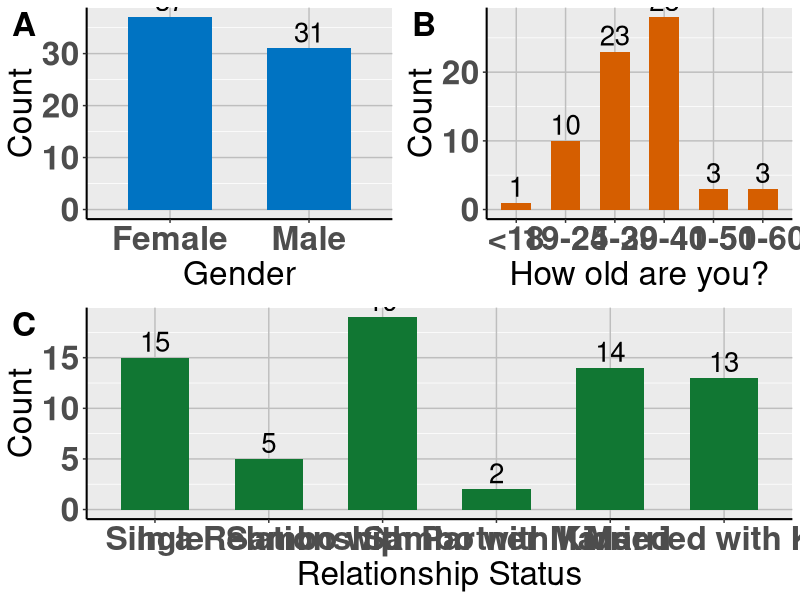
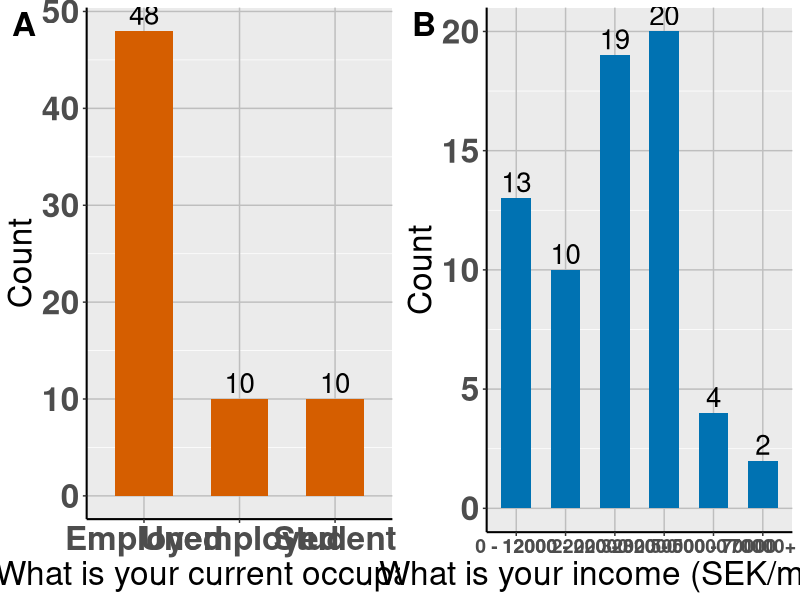
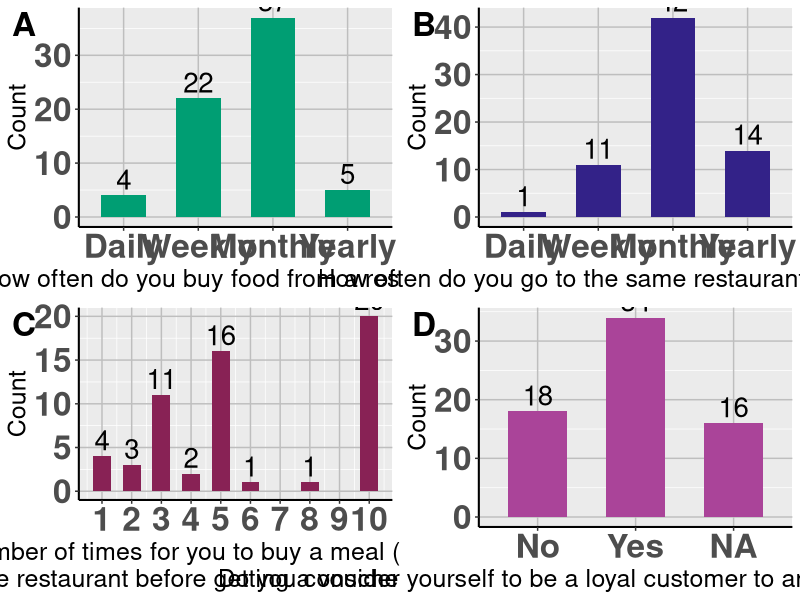
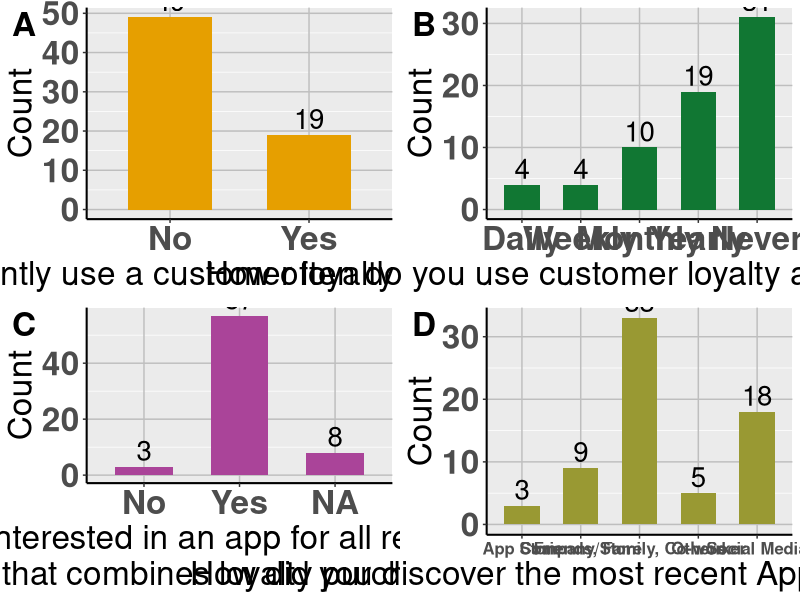
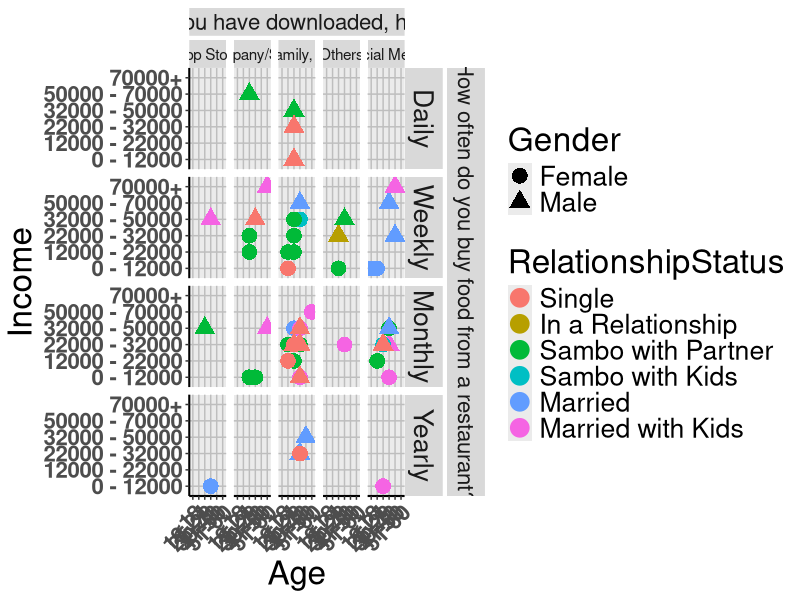
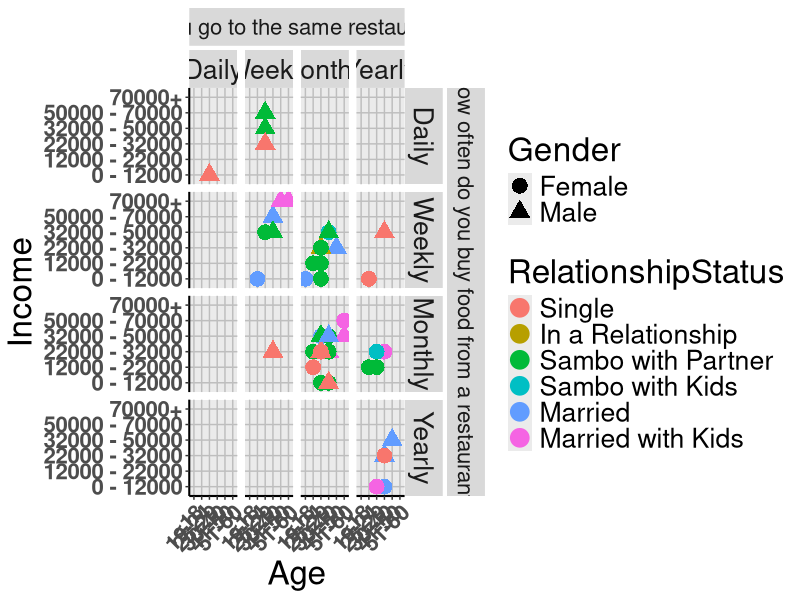
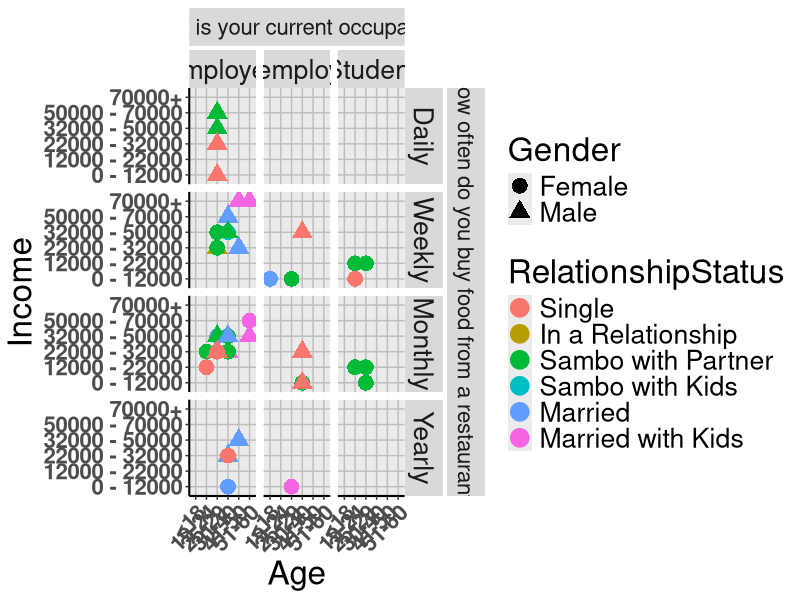
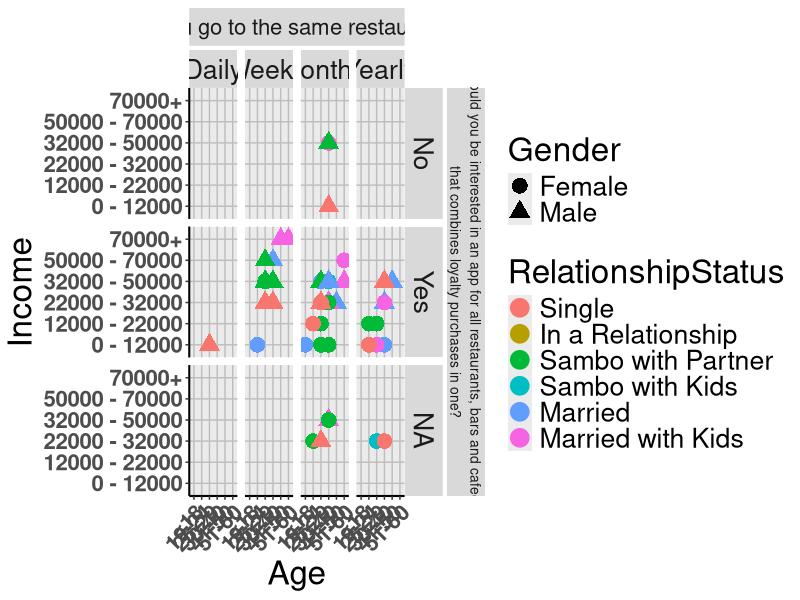

Source code (R) for these figures, in order:
## ---- chunk 1
knitr::opts_chunk$set(echo = TRUE)
## ---- chunk 2

library(tidyverse)
library(RColorBrewer)
library(grid)
library(gtable)
library(ggthemes)
library(cowplot)

SomeCompanyData <- read_csv("data.csv")
str(SomeCompanyData)
class(SomeCompanyData)
summary(SomeCompanyData)

SomeCompanyData[] <- lapply(SomeCompanyData, factor)
data <- SomeCompanyData[c(-1, -2)]
data$RedeemVoucher <- as.numeric(levels(data$RedeemVoucher))[data$RedeemVoucher]

# Changing sequence of the factor label for EatingOutside
data$EatingOutside <- factor(data$EatingOutside, 
                             levels = c("Daily", "Weekly", "Monthly", "Yearly"))

# CAUTION Changing Factor
# data$CombinedLoyltyApp <- factor(data$CombinedLoyltyApp, 
#                              levels = c("No", "Yes", "Not sure"))
data$Gender <- factor(data$Gender, 
                      levels = c("Female", "Male"))
data$Age <- factor(data$Age, 
                   levels = c("<18", "19-24", "25-29", "30-40", "41-50", "51-60"))

data$Occupation <- factor(data$Occupation, 
                         levels = c("Employed", "Unemployed", "Student") )

data$RelationshipStatus <- factor(data$RelationshipStatus, 
                                  levels = c("Single", "In a Relationship", "Sambo with Partner", "Sambo with Kids", "Married", "Married with Kids"))

data$EatingInSameRestaurant <- factor(data$EatingInSameRestaurant, 
                             levels = c("Daily", "Weekly", "Monthly", "Yearly"))

data$UseLoyaltyApps <- factor(data$UseLoyaltyApps, 
                              levels = c("No", "Yes"))

data$FreqUsageOfLoyaltyApps <- factor(data$FreqUsageOfLoyaltyApps, 
                                      levels = c("Daily", "Weekly", "Monthly", "Yearly", "Never"))

data$AreYouLoyalCustomer <- factor(data$AreYouLoyalCustomer, 
                                   levels = c("No", "Yes", "Not Sure"))

# data$AppSuggestion <- factor(data$AppSuggestion, 
#                              levels = c())

data$CombinedLoyltyApp <- factor(data$CombinedLoyltyApp, 
                                 levels = c("No", "Yes", "Not Sure"))


summary(data)
glimpse(data)

####################################################
## ---- chunk 3

################################################################################
# Bar Plots Multipannel 
################################################################################

# Figure 1, Gender, Age, RelationshipStatus


# Gender Count
dataGender <- data %>% 
  group_by(Gender) %>% 
  summarise(count = n())

plotGender <- ggplot(dataGender, aes(x = Gender, y = count)) +
  geom_bar(fill = "#0073C2FF", stat = "identity", width = 0.6) +
  geom_text(aes(label = count), vjust = -0.3, hjust = 0.5, size = 7) +
  ylab("Count") +
  xlab("Gender") +
  # scale_fill_viridis_d(option = "plasma") +
  scale_colour_pander() +
  theme(panel.grid.major = element_line(size = 0.5, color = "grey"),
        plot.title = element_text(hjust = 0.5),
        axis.line = element_line(size = 0.7, color = "black"),
        text = element_text(size = 24), 
        axis.text = element_text(angle=0, vjust=0.5, size=24, face = "bold")) 

plotGenderFlip <- ggplot(dataGender, aes(x = Gender, y = count)) +
  geom_bar(fill = "#0073C2FF", stat = "identity", width = 0.6) +
  geom_text(aes(label = count), vjust = 0.4, hjust = -0.4, size = 7) +
  ylab("Count") +
  xlab("Gender") +
  # scale_fill_viridis_d(option = "plasma") +
  scale_colour_pander() +
  theme(panel.grid.major = element_line(size = 0.5, color = "grey"),
        plot.title = element_text(hjust = 0.5),
        axis.line = element_line(size = 0.7, color = "black"),
        text = element_text(size = 24), 
        axis.text = element_text(angle=0, vjust=0.5, size=24, face = "bold")) +
  coord_flip()

# ggsave(filename = "Figures/GenderCount.jpg", width = 30, height = 20, units = "cm", dpi = 600)

# Age Count
dataAge <- data %>% 
  group_by(Age) %>% 
  summarise(count = n())

plotAge <- ggplot(dataAge, aes(x = Age, y = count)) +
  geom_bar(fill = "#D55E00", stat = "identity", width = 0.6) +
  geom_text(aes(label = count), vjust = -0.3, hjust = 0.5, size = 7) +
  ylab("Count") +
  xlab("How old are you?") +
  # scale_fill_viridis_d(option = "plasma") +
  scale_colour_pander() +
  theme(panel.grid.major = element_line(size = 0.5, color = "grey"),
        plot.title = element_text(hjust = 0.5),
        axis.line = element_line(size = 0.7, color = "black"),
        text = element_text(size = 24), 
        axis.text = element_text(angle=0, vjust=0.5, size=24, face = "bold")) 

plotAgeFlip <- ggplot(dataAge, aes(x = Age, y = count)) +
  geom_bar(fill = "#D55E00", stat = "identity", width = 0.6) +
  geom_text(aes(label = count), vjust = 0.4, hjust = -0.4, size = 7) +
  ylab("Count") +
  xlab("How old are you?") +
  # scale_fill_viridis_d(option = "plasma") +
  scale_colour_pander() +
  theme(panel.grid.major = element_line(size = 0.5, color = "grey"),
        plot.title = element_text(hjust = 0.5),
        axis.line = element_line(size = 0.7, color = "black"),
        text = element_text(size = 24), 
        axis.text = element_text(angle=0, vjust=0.5, size=24, face = "bold")) +
  coord_flip()

# ggsave(filename = "Figures/AgeCount.jpg", width = 30, height = 20, units = "cm", dpi = 600)

# Relationship Count
dataRelationship <- data %>% 
  group_by(RelationshipStatus) %>% 
  summarise(count = n())

plotRelationship <- ggplot(dataRelationship, aes(x = RelationshipStatus, y = count)) +
  geom_bar(fill = "#117733", stat = "identity", width = 0.6) +
  geom_text(aes(label = count), vjust = -0.3, hjust = 0.5, size = 7) +
  ylab("Count") +
  xlab("Relationship Status") +
  #scale_fill_viridis_d(option = "plasma") +
  # scale_colour_pander() +
  theme(panel.grid.major = element_line(size = 0.5, color = "grey"),
        plot.title = element_text(hjust = 0.5),
        axis.line = element_line(size = 0.7, color = "black"),
        text = element_text(size = 24), 
        axis.text = element_text(angle=0, vjust=0.5, size=24, face = "bold"), 
        axis.text.x = element_text(size = 24)) 

plotRelationshipFlip <- ggplot(dataRelationship, aes(x = RelationshipStatus, y = count)) +
  geom_bar(fill = "#117733", stat = "identity", width = 0.6) +
  geom_text(aes(label = count), vjust = 0.4, hjust = -0.4, size = 7) +
  ylab("Count") +
  xlab("Relationship Status") +
  #scale_fill_viridis_d(option = "plasma") +
  # scale_colour_pander() +
  theme(panel.grid.major = element_line(size = 0.5, color = "grey"),
        plot.title = element_text(hjust = 0.5),
        axis.line = element_line(size = 0.7, color = "black"),
        text = element_text(size = 24), 
        axis.text = element_text(angle=0, vjust=0.5, size=24, face = "bold")) +
        # axis.text.x = element_text(size = 9)) + 
  coord_flip()


# ggsave(filename = "Figures/RelationshipCount.jpg", width = 30, height = 20, units = "cm", dpi = 600)
# , angle = 45, hjust = 1
# place multiple plots into a grid, with labels
# plot_grid(p, p, p, p, labels = "AUTO")
toprow <- plot_grid(plotGender, plotAge, labels = c("A", "B"), label_size = 24)
bottomrow <- plot_grid(plotRelationship, labels = c("C"), label_size = 24)

Figure1 <- plot_grid(toprow, bottomrow, nrow = 2)
Figure1

# Figure1Flip <- plot_grid(plotGenderFlip, plotAgeFlip, plotRelationshipFlip, labels = c("A", "B", "C"), nrow = 1)
# 
# Figure1FlipCol1 <- plot_grid(plotGenderFlip, plotAgeFlip, plotRelationshipFlip, labels = c("A", "B", "C"), ncol = 1)

ggsave(filename = "Figures/Figure_1.jpg", width = 50, height = 40, units = "cm", dpi = 400)
### END OF FIG 1 ###########

# save_plot("Figures/Figure_1.jpg", Figure1, base_height = 4, base_width = 5)
# ggsave(filename = "Figures/Figure_1.jpg", width = 30, height = 20, units = "cm", dpi = 600)


# Occupation Count
dataOccupation <- data %>% 
  group_by(Occupation) %>% 
  summarise(count = n())

plotOccupation <- ggplot(dataOccupation, aes(x = Occupation, y = count)) +
  geom_bar(fill = "#D55E00", stat = "identity", width = 0.6) +
  geom_text(aes(label = count), vjust = -0.3, hjust = 0.5, size = 7) +
  ylab("Count") +
  xlab("What is your current occupation?") +
  theme(panel.grid.major = element_line(size = 0.5, color = "grey"),
        plot.title = element_text(hjust = 0.5),
        axis.line = element_line(size = 0.7, color = "black"),
        text = element_text(size = 24), 
        axis.text = element_text(angle=0, vjust=0.5, size=24, face = "bold")) 

# ggsave(filename = "Figures/OccupationCount.jpg", width = 30, height = 20, units = "cm", dpi = 600)

# Income Count

dataIncome <- data %>% 
  group_by(Income) %>% 
  summarise(count = n())

plotIncome <- ggplot(dataIncome, aes(x = Income, y = count)) +
  geom_bar(fill = "#0072B2", stat = "identity", width = 0.6) +
  geom_text(aes(label = count), vjust = -0.3, hjust = 0.5, size = 7) +
  ylab("Count") +
  xlab("What is your income (SEK/month)?") +
  theme(panel.grid.major = element_line(size = 0.5, color = "grey"),
        plot.title = element_text(hjust = 0.5),
        axis.line = element_line(size = 0.7, color = "black"),
        text = element_text(size = 24), 
        axis.text = element_text(angle=0, vjust=0.5, size=24, face = "bold"), 
        axis.text.x = element_text(size = 14)) 

# ggsave(filename = "Figures/IncomeCount.jpg", width = 30, height = 20, units = "cm", dpi = 600)

# toprow <- plot_grid(plotGender, plotAge, labels = c("A", "B"), label_size = 24)
# bottomrow <- plot_grid(plotRelationship, labels = c("C"), label_size = 24)

Figure2 <- plot_grid(plotOccupation, plotIncome, labels = c("A", "B"), label_size = 24)

Figure2

# Figure1Flip <- plot_grid(plotGenderFlip, plotAgeFlip, plotRelationshipFlip, labels = c("A", "B", "C"), nrow = 1)
# 
# Figure1FlipCol1 <- plot_grid(plotGenderFlip, plotAgeFlip, plotRelationshipFlip, labels = c("A", "B", "C"), ncol = 1)

ggsave(filename = "Figures/Figure_2.jpg", width = 50, height = 20, units = "cm", dpi = 400)


# EatingOutside Count

dataEatingOutside <- data %>% 
  group_by(EatingOutside) %>% 
  summarise(count = n())

plotEatingOutside <- ggplot(dataEatingOutside, aes(x = EatingOutside, y = count)) +
  geom_bar(fill = "#009E73", stat = "identity", width = 0.6) +
  geom_text(aes(label = count), vjust = -0.3, hjust = 0.5, size = 7) +
  ylab("Count") +
  xlab("How often do you buy food from a restaurant?") +
  theme(panel.grid.major = element_line(size = 0.5, color = "grey"),
        plot.title = element_text(hjust = 0.5),
        axis.line = element_line(size = 0.7, color = "black"),
        text = element_text(size = 18), 
        axis.text = element_text(angle=0, vjust=0.5, size=24, face = "bold")) 

# ggsave(filename = "Figures/EatingOutsideCount.jpg", width = 30, height = 20, units = "cm", dpi = 600)

# EatingInSameRestaurant Count

dataEatingInSameRestaurant <- data %>% 
  group_by(EatingInSameRestaurant) %>% 
  summarise(count = n())

plotEatingInSameRestaurant <- ggplot(dataEatingInSameRestaurant, aes(x = EatingInSameRestaurant, y = count)) +
  geom_bar(fill = "#332288", stat = "identity", width = 0.6) +
  geom_text(aes(label = count), vjust = -0.3, hjust = 0.5, size = 7) +
  ylab("Count") +
  xlab("How often do you go to the same restaurant, café or bar?") +
  theme(panel.grid.major = element_line(size = 0.5, color = "grey"),
        plot.title = element_text(hjust = 0.5),
        axis.line = element_line(size = 0.7, color = "black"),
        text = element_text(size = 18), 
        axis.text = element_text(angle=0, vjust=0.5, size=24, face = "bold")) 

# ggsave(filename = "Figures/EatingInSameRestaurantCount.jpg", width = 30, height = 20, units = "cm", dpi = 600)

# RedeemVoucher Count, CAUTION many things changed 

dataRedeemVoucher <- data %>% 
  group_by(RedeemVoucher) %>% 
  summarise(count = n())

plotRedeemVoucher <- ggplot(dataRedeemVoucher, aes(x = RedeemVoucher, y = count)) +
  geom_bar(fill = "#882255", stat = "identity", width = 0.6) +
  geom_text(aes(label = count), vjust = -0.3, hjust = 0.5, size = 7) +
  ylab("Count") +
  xlab(paste("Reasonable number of times for you to buy a meal (worth around 100sek)",  "\nat the same restaurant before getting a voucher (value 100sek)?")) +
  scale_x_continuous(breaks=seq(1, 10, 1)) +
  theme(panel.grid.major = element_line(size = 0.5, color = "grey"),
        plot.title = element_text(hjust = 0.5),
        axis.line = element_line(size = 0.7, color = "black"),
        text = element_text(size = 18), 
        axis.text = element_text(angle=0, vjust=0.5, size=24, face = "bold")) 

# ggsave(filename = "Figures/RedeemVoucherCount.jpg", width = 30, height = 20, units = "cm", dpi = 600)

# AreYouLoyalCustomer Count

dataAreYouLoyalCustomer <- data %>% 
  group_by(AreYouLoyalCustomer) %>% 
  summarise(count = n())

plotAreYouLoyalCustomer <- ggplot(dataAreYouLoyalCustomer, 
                                  aes(x = AreYouLoyalCustomer, y = count)) +
  geom_bar(fill = "#AA4499", stat = "identity", width = 0.6) +
  geom_text(aes(label = count), vjust = -0.3, hjust = 0.5, size = 7) +
  ylab("Count") +
  xlab("Do you consider yourself to be a loyal customer to any restaurant/café/bar?") +
  theme(panel.grid.major = element_line(size = 0.5, color = "grey"),
        plot.title = element_text(hjust = 0.5),
        axis.line = element_line(size = 0.7, color = "black"),
        text = element_text(size = 18), 
        axis.text = element_text(angle=0, vjust=0.5, size=24, face = "bold")) 

# ggsave(filename = "Figures/AreYouLoyalCustomerCount.jpg", width = 30, height = 20, units = "cm", dpi = 600)

Figure3 <- plot_grid(plotEatingOutside, plotEatingInSameRestaurant, plotRedeemVoucher, plotAreYouLoyalCustomer, labels = c("A", "B", "C", "D"), nrow = 2, ncol = 2, label_size = 24)

Figure3

ggsave(filename = "Figures/Figure_3.jpg", width = 50, height = 40, units = "cm", dpi = 400)


# UseLoyaltyApps Count

dataUseLoyaltyApps <- data %>% 
  group_by(UseLoyaltyApps) %>% 
  summarise(count = n())

plotUseLoyaltyApps <- ggplot(dataUseLoyaltyApps, aes(x = UseLoyaltyApps, y = count)) +
  geom_bar(fill = "#E69F00", stat = "identity", width = 0.6) +
  geom_text(aes(label = count), vjust = -0.3, hjust = 0.5, size = 7) +
  ylab("Count") +
  xlab("Do you currently use a customer loyalty app/stamp cards?") +
  theme(panel.grid.major = element_line(size = 0.5, color = "grey"),
        plot.title = element_text(hjust = 0.5),
        axis.line = element_line(size = 0.7, color = "black"),
        text = element_text(size = 24), 
        axis.text = element_text(angle=0, vjust=0.5, size=24, face = "bold")) 

# ggsave(filename = "Figures/UseLoyaltyAppsCount.jpg", width = 30, height = 20, units = "cm", dpi = 600)

# FreqUsageOfLoyaltyApps Count

dataFreqUsageOfLoyaltyApps <- data %>% 
  group_by(FreqUsageOfLoyaltyApps) %>% 
  summarise(count = n())

plotFreqUsageOfLoyaltyApps <- ggplot(dataFreqUsageOfLoyaltyApps, aes(x = FreqUsageOfLoyaltyApps, y = count)) +
  geom_bar(fill = "#117733", stat = "identity", width = 0.6) +
  geom_text(aes(label = count), vjust = -0.3, hjust = 0.5, size = 7) +
  ylab("Count") +
  xlab("How often do you use customer loyalty apps/stamp cards?") +
  theme(panel.grid.major = element_line(size = 0.5, color = "grey"),
        plot.title = element_text(hjust = 0.5),
        axis.line = element_line(size = 0.7, color = "black"),
        text = element_text(size = 24), 
        axis.text = element_text(angle=0, vjust=0.5, size=24, face = "bold")) 

# ggsave(filename = "Figures/FreqUsageOfLoyaltyAppsCount.jpg", width = 30, height = 20, units = "cm", dpi = 600)

# CombinedLoyltyApp Count 
dataCombinedLoyltyApp <- data %>% 
  group_by(CombinedLoyltyApp) %>% 
  summarise(count = n())

plotCombinedLoyltyApp <- ggplot(dataCombinedLoyltyApp, aes(x = CombinedLoyltyApp, y = count)) +
  geom_bar(fill = "#AA4499", stat = "identity", width = 0.6) +
  geom_text(aes(label = count), vjust = -0.3, hjust = 0.5, size = 7) +
  ylab("Count") +
  xlab(paste("Would you be interested in an app for all restaurants, bars and", "\n cafeés that combines loyalty purchases in one?")) +
  theme(panel.grid.major = element_line(size = 0.5, color = "grey"),
        plot.title = element_text(hjust = 0.5),
        axis.line = element_line(size = 0.7, color = "black"),
        text = element_text(size = 24), 
        axis.text = element_text(angle=0, vjust=0.5, size=24, face = "bold")) 

# ggsave(filename = "Figures/CombinedLoyltyAppCount.jpg", width = 30, height = 20, units = "cm", dpi = 600)

# AppSuggestion Count

dataAppSuggestion <- data %>% 
  group_by(AppSuggestion) %>% 
  summarise(count = n())

plotAppSuggestion <- ggplot(dataAppSuggestion, aes(x = AppSuggestion, y = count)) +
  geom_bar(fill = "#999933", stat = "identity", width = 0.6) +
  geom_text(aes(label = count), vjust = -0.3, hjust = 0.5, size = 7) +
  ylab("Count") +
  xlab("How did you discover the most recent App you downloaded?") +
  theme(panel.grid.major = element_line(size = 0.5, color = "grey"),
        plot.title = element_text(hjust = 0.5),
        axis.line = element_line(size = 0.7, color = "black"),
        text = element_text(size = 24), 
        axis.text = element_text(angle=0, vjust=0.5, size=24, face = "bold"),
        axis.text.x = element_text(size = 12)) 

# ggsave(filename = "Figures/AppSuggestionCount.jpg", width = 30, height = 20, units = "cm", dpi = 600)

Figure4 <- plot_grid(plotUseLoyaltyApps, plotFreqUsageOfLoyaltyApps, plotCombinedLoyltyApp, plotAppSuggestion, labels = c("A", "B", "C", "D"), nrow = 2, ncol = 2, label_size = 24)

Figure4

ggsave(filename = "Figures/Figure_4.jpg", width = 50, height = 40, units = "cm", dpi = 400)


################################################################################
# End of Bar Plots Multipannel
################################################################################

## ---- chunk 4

####################################################
# Final Plots Selected with facet labels 
####################################################

# EatingOutside vs ...
p <- ggplot(data, aes(x=Age, y=Income, color=RelationshipStatus, shape=Gender)) +
  geom_point(size = 4, alpha = 1, stroke = 2) +
  facet_grid(EatingOutside ~ AppSuggestion) +
  theme(panel.grid.major = element_line(size = 0.5, color = "grey"),
        plot.title = element_text(hjust = 0.5),
        axis.line = element_line(size = 0.7, color = "black"),
        text = element_text(size = 24), 
        axis.text = element_text(angle=0, vjust=0.5, size=16, face = "bold"), 
        axis.text.x = element_text(angle = 45, hjust = 1), 
        strip.text.x = element_text(size = 11)) 

# strip.text.x = element_text(size = 8, colour = "red", angle = 90)
# Labels 
labelR = "How often do you buy food from a restaurant?"
labelT = "The most recent app you have downloaded, how did you discover it?"

# Get the ggplot grob
z <- ggplotGrob(p)

# Get the positions of the strips in the gtable: t = top, l = left, ...
posR <- subset(z$layout, grepl("strip-r", name), select = t:r)
posT <- subset(z$layout, grepl("strip-t", name), select = t:r)

# Add a new column to the right of current right strips, 
# and a new row on top of current top strips
width <- z$widths[max(posR$r)]    # width of current right strips
height <- z$heights[min(posT$t)]  # height of current top strips

z <- gtable_add_cols(z, width, max(posR$r))  
z <- gtable_add_rows(z, height, min(posT$t)-1)

# Construct the new strip grobs
stripR <- gTree(name = "Strip_right", children = gList(
   rectGrob(gp = gpar(col = NA, fill = "grey85")),
   textGrob(labelR, rot = -90, gp = gpar(fontsize = 16, col = "grey10"))))

stripT <- gTree(name = "Strip_top", children = gList(
   rectGrob(gp = gpar(col = NA, fill = "grey85")),
   textGrob(labelT, gp = gpar(fontsize = 16, col = "grey10"))))

# Position the grobs in the gtable
z <- gtable_add_grob(z, stripR, t = min(posR$t)+1, 
                     l = max(posR$r) + 1, b = max(posR$b)+1, name = "strip-right")
z <- gtable_add_grob(z, stripT, t = min(posT$t), 
                     l = min(posT$l), r = max(posT$r), name = "strip-top")


# Add small gaps between strips
z <- gtable_add_cols(z, unit(1/5, "line"), max(posR$r))
z <- gtable_add_rows(z, unit(1/5, "line"), min(posT$t))


# Draw it
grid.newpage()
grid.draw(z)

ggsave(filename = "Figures/EatingOutside_AppSuggestion_GridLabel.jpg", width = 40, height = 20, units = "cm", dpi = 600, plot = z)

#### 

p <- ggplot(data, aes(x=Age, y=Income, color=RelationshipStatus, shape=Gender)) +
  geom_point(size = 4, alpha = 1, stroke = 2) +
  theme(panel.grid.major = element_line(size = 0.5, color = "grey"),
        plot.title = element_text(hjust = 0.5),
        axis.line = element_line(size = 0.7, color = "black"),
        text = element_text(size = 24), 
        axis.text = element_text(angle=0, vjust=0.5, size=16, face = "bold"), 
        axis.text.x = element_text(angle = 45, hjust = 1)) +
  facet_grid(EatingOutside ~ EatingInSameRestaurant)

# strip.text.x = element_text(size = 8, colour = "red", angle = 90)
# Labels 
labelR = "How often do you buy food from a restaurant?"
labelT = "How often do you go to the same restaurant, café or bar?"

# Get the ggplot grob
z <- ggplotGrob(p)

# Get the positions of the strips in the gtable: t = top, l = left, ...
posR <- subset(z$layout, grepl("strip-r", name), select = t:r)
posT <- subset(z$layout, grepl("strip-t", name), select = t:r)

# Add a new column to the right of current right strips, 
# and a new row on top of current top strips
width <- z$widths[max(posR$r)]    # width of current right strips
height <- z$heights[min(posT$t)]  # height of current top strips

z <- gtable_add_cols(z, width, max(posR$r))  
z <- gtable_add_rows(z, height, min(posT$t)-1)

# Construct the new strip grobs
stripR <- gTree(name = "Strip_right", children = gList(
   rectGrob(gp = gpar(col = NA, fill = "grey85")),
   textGrob(labelR, rot = -90, gp = gpar(fontsize = 16, col = "grey10"))))

stripT <- gTree(name = "Strip_top", children = gList(
   rectGrob(gp = gpar(col = NA, fill = "grey85")),
   textGrob(labelT, gp = gpar(fontsize = 16, col = "grey10"))))

# Position the grobs in the gtable
z <- gtable_add_grob(z, stripR, t = min(posR$t)+1, 
                     l = max(posR$r) + 1, b = max(posR$b)+1, name = "strip-right")
z <- gtable_add_grob(z, stripT, t = min(posT$t), 
                     l = min(posT$l), r = max(posT$r), name = "strip-top")


# Add small gaps between strips
z <- gtable_add_cols(z, unit(1/5, "line"), max(posR$r))
z <- gtable_add_rows(z, unit(1/5, "line"), min(posT$t))


# Draw it
grid.newpage()
grid.draw(z)


ggsave(filename = "Figures/EatingOutside_EatingInSameRestaurant_GridLabel.jpg", width = 40, height = 20, units = "cm", dpi = 600, plot = z)

#### 
p <- ggplot(data, aes(x=Age, y=Income, color=RelationshipStatus, shape=Gender)) +
  geom_point(size = 4, alpha = 1, stroke = 2) +
  theme(panel.grid.major = element_line(size = 0.5, color = "grey"),
        plot.title = element_text(hjust = 0.5),
        axis.line = element_line(size = 0.7, color = "black"),
        text = element_text(size = 24), 
        axis.text = element_text(angle=0, vjust=0.5, size=16, face = "bold"), 
        axis.text.x = element_text(angle = 45, hjust = 1)) +
  facet_grid(EatingOutside ~ Occupation)

# Labels 
labelR = "How often do you buy food from a restaurant?"
labelT = "What is your current occupation?"

# Get the ggplot grob
z <- ggplotGrob(p)

# Get the positions of the strips in the gtable: t = top, l = left, ...
posR <- subset(z$layout, grepl("strip-r", name), select = t:r)
posT <- subset(z$layout, grepl("strip-t", name), select = t:r)

# Add a new column to the right of current right strips, 
# and a new row on top of current top strips
width <- z$widths[max(posR$r)]    # width of current right strips
height <- z$heights[min(posT$t)]  # height of current top strips

z <- gtable_add_cols(z, width, max(posR$r))  
z <- gtable_add_rows(z, height, min(posT$t)-1)

# Construct the new strip grobs
stripR <- gTree(name = "Strip_right", children = gList(
   rectGrob(gp = gpar(col = NA, fill = "grey85")),
   textGrob(labelR, rot = -90, gp = gpar(fontsize = 16, col = "grey10"))))

stripT <- gTree(name = "Strip_top", children = gList(
   rectGrob(gp = gpar(col = NA, fill = "grey85")),
   textGrob(labelT, gp = gpar(fontsize = 16, col = "grey10"))))

# Position the grobs in the gtable
z <- gtable_add_grob(z, stripR, t = min(posR$t)+1, 
                     l = max(posR$r) + 1, b = max(posR$b)+1, name = "strip-right")
z <- gtable_add_grob(z, stripT, t = min(posT$t), 
                     l = min(posT$l), r = max(posT$r), name = "strip-top")


# Add small gaps between strips
z <- gtable_add_cols(z, unit(1/5, "line"), max(posR$r))
z <- gtable_add_rows(z, unit(1/5, "line"), min(posT$t))


# Draw it
grid.newpage()
grid.draw(z)


ggsave(filename = "Figures/EatingOutside_Occupation_GridLabel.jpg", width = 40, height = 20, units = "cm", dpi = 600, plot = z)

####
### CombinedLoyltyApp vs ...

p <- ggplot(data, aes(x=Age, y=Income, color=RelationshipStatus, shape=Gender)) +
  geom_point(size = 4, alpha = 1, stroke = 2) +
  theme(panel.grid.major = element_line(size = 0.5, color = "grey"),
        plot.title = element_text(hjust = 0.5),
        axis.line = element_line(size = 0.7, color = "black"),
        text = element_text(size = 24), 
        axis.text = element_text(angle=0, vjust=0.5, size=16, face = "bold"), 
        axis.text.x = element_text(angle = 45, hjust = 1)) +
  facet_grid(CombinedLoyltyApp ~ EatingInSameRestaurant)

# Labels 
labelR = paste("Would you be interested in an app for all restaurants, bars and cafeés", "\nthat combines loyalty purchases in one?")
labelT = "How often do you go to the same restaurant, café or bar?"

# Get the ggplot grob
z <- ggplotGrob(p)

# Get the positions of the strips in the gtable: t = top, l = left, ...
posR <- subset(z$layout, grepl("strip-r", name), select = t:r)
posT <- subset(z$layout, grepl("strip-t", name), select = t:r)

# Add a new column to the right of current right strips, 
# and a new row on top of current top strips
width <- z$widths[max(posR$r)]    # width of current right strips
height <- z$heights[min(posT$t)]  # height of current top strips

z <- gtable_add_cols(z, width, max(posR$r))  
z <- gtable_add_rows(z, height, min(posT$t)-1)

# Construct the new strip grobs
stripR <- gTree(name = "Strip_right", children = gList(
   rectGrob(gp = gpar(col = NA, fill = "grey85")),
   textGrob(labelR, rot = -90, gp = gpar(fontsize = 10, col = "grey10"))))

stripT <- gTree(name = "Strip_top", children = gList(
   rectGrob(gp = gpar(col = NA, fill = "grey85")),
   textGrob(labelT, gp = gpar(fontsize = 16, col = "grey10"))))

# Position the grobs in the gtable
z <- gtable_add_grob(z, stripR, t = min(posR$t)+1, 
                     l = max(posR$r) + 1, b = max(posR$b)+1, name = "strip-right")
z <- gtable_add_grob(z, stripT, t = min(posT$t), 
                     l = min(posT$l), r = max(posT$r), name = "strip-top")

# Add small gaps between strips
z <- gtable_add_cols(z, unit(1/5, "line"), max(posR$r))
z <- gtable_add_rows(z, unit(1/5, "line"), min(posT$t))

# Draw it
grid.newpage()
grid.draw(z)

ggsave(filename = "Figures/CombinedLoyltyApp_EatingInSameRestaurant_GridLabel.jpg", width = 40, height = 20, units = "cm", dpi = 600, plot = z)

####
p <- ggplot(data, aes(x=Age, y=Income, color=RelationshipStatus, shape=Gender)) +
  geom_point(size = 4, alpha = 1, stroke = 2) +
  theme(panel.grid.major = element_line(size = 0.5, color = "grey"),
        plot.title = element_text(hjust = 0.5),
        axis.line = element_line(size = 0.7, color = "black"),
        text = element_text(size = 24), 
        axis.text = element_text(angle=0, vjust=0.5, size=16, face = "bold"), 
        axis.text.x = element_text(angle = 45, hjust = 1)) +
  facet_grid(CombinedLoyltyApp ~ EatingOutside)

# Labels 
labelR = paste("Would you be interested in an app for all restaurants, bars and cafeés", "\nthat combines loyalty purchases in one?")
labelT = "How often do you buy food from a restaurant?"

# Get the ggplot grob
z <- ggplotGrob(p)

# Get the positions of the strips in the gtable: t = top, l = left, ...
posR <- subset(z$layout, grepl("strip-r", name), select = t:r)
posT <- subset(z$layout, grepl("strip-t", name), select = t:r)

# Add a new column to the right of current right strips, 
# and a new row on top of current top strips
width <- z$widths[max(posR$r)]    # width of current right strips
height <- z$heights[min(posT$t)]  # height of current top strips

z <- gtable_add_cols(z, width, max(posR$r))  
z <- gtable_add_rows(z, height, min(posT$t)-1)

# Construct the new strip grobs
stripR <- gTree(name = "Strip_right", children = gList(
   rectGrob(gp = gpar(col = NA, fill = "grey85")),
   textGrob(labelR, rot = -90, gp = gpar(fontsize = 10, col = "grey10"))))

stripT <- gTree(name = "Strip_top", children = gList(
   rectGrob(gp = gpar(col = NA, fill = "grey85")),
   textGrob(labelT, gp = gpar(fontsize = 16, col = "grey10"))))

# Position the grobs in the gtable
z <- gtable_add_grob(z, stripR, t = min(posR$t)+1, 
                     l = max(posR$r) + 1, b = max(posR$b)+1, name = "strip-right")
z <- gtable_add_grob(z, stripT, t = min(posT$t), 
                     l = min(posT$l), r = max(posT$r), name = "strip-top")

# Add small gaps between strips
z <- gtable_add_cols(z, unit(1/5, "line"), max(posR$r))
z <- gtable_add_rows(z, unit(1/5, "line"), min(posT$t))

# Draw it
grid.newpage()
grid.draw(z)

ggsave(filename = "Figures/CombinedLoyltyApp_EatingOutside_GridLabel.jpg", width = 40, height = 20, units = "cm", dpi = 600, plot = z)

####
p <- ggplot(data, aes(x=Age, y=Income, color=RelationshipStatus, shape=Gender)) +
  geom_point(size = 4, alpha = 1, stroke = 2) +
  theme(panel.grid.major = element_line(size = 0.5, color = "grey"),
        plot.title = element_text(hjust = 0.5),
        axis.line = element_line(size = 0.7, color = "black"),
        text = element_text(size = 24), 
        axis.text = element_text(angle=0, vjust=0.5, size=16, face = "bold"), 
        axis.text.x = element_text(angle = 45, hjust = 1)) +
  facet_grid(CombinedLoyltyApp ~ UseLoyaltyApps)

# Labels 
labelR = paste("Would you be interested in an app for all restaurants, bars and cafeés", "\nthat combines loyalty purchases in one?")
labelT = "Do you currently use a customer loyalty app/stamp cards? (McDonald's Rewards Program, Pressbyran Stämpelkort, Wolt Credit, etc.)"

# Get the ggplot grob
z <- ggplotGrob(p)

# Get the positions of the strips in the gtable: t = top, l = left, ...
posR <- subset(z$layout, grepl("strip-r", name), select = t:r)
posT <- subset(z$layout, grepl("strip-t", name), select = t:r)

# Add a new column to the right of current right strips, 
# and a new row on top of current top strips
width <- z$widths[max(posR$r)]    # width of current right strips
height <- z$heights[min(posT$t)]  # height of current top strips

z <- gtable_add_cols(z, width, max(posR$r))  
z <- gtable_add_rows(z, height, min(posT$t)-1)

# Construct the new strip grobs
stripR <- gTree(name = "Strip_right", children = gList(
   rectGrob(gp = gpar(col = NA, fill = "grey85")),
   textGrob(labelR, rot = -90, gp = gpar(fontsize = 10, col = "grey10"))))

stripT <- gTree(name = "Strip_top", children = gList(
   rectGrob(gp = gpar(col = NA, fill = "grey85")),
   textGrob(labelT, gp = gpar(fontsize = 11, col = "grey10"))))

# Position the grobs in the gtable
z <- gtable_add_grob(z, stripR, t = min(posR$t)+1, 
                     l = max(posR$r) + 1, b = max(posR$b)+1, name = "strip-right")
z <- gtable_add_grob(z, stripT, t = min(posT$t), 
                     l = min(posT$l), r = max(posT$r), name = "strip-top")

# Add small gaps between strips
z <- gtable_add_cols(z, unit(1/5, "line"), max(posR$r))
z <- gtable_add_rows(z, unit(1/5, "line"), min(posT$t))

# Draw it
grid.newpage()
grid.draw(z)


ggsave(filename = "Figures/CombinedLoyltyApp_UseLoyaltyApps_GridLabel.jpg", width = 40, height = 20, units = "cm", dpi = 600, plot = z)

####
## ---- chunk 5

# Gender
# Age
# Occupation
# RelationshipStatus
# Income
# EatingOutside
# EatingInSameRestaurant
# UseLoyaltyApps
# FreqUsageOfLoyaltyApps
# AreYouLoyalCustomer
# AppSuggestion
# RedeemVoucher
# CombinedLoyltyApp

# 
# a <- chisq.test(data$Gender, data$Gender)
# b <- chisq.test(data$Gender, data$Age)
# c <- chisq.test(data$Gender, data$Occupation)
# d <- chisq.test(data$Gender, data$RelationshipStatus)
# e <- chisq.test(data$Gender, data$Income)
# f <- chisq.test(data$Gender, data$EatingOutside)
# g <- chisq.test(data$Gender, data$EatingInSameRestaurant)
# h <- chisq.test(data$Gender, data$UseLoyaltyApps)
# i <- chisq.test(data$Gender, data$FreqUsageOfLoyaltyApps)
# j <- chisq.test(data$Gender, data$AreYouLoyalCustomer)
# k <- chisq.test(data$Gender, data$AppSuggestion)
# l <- chisq.test(data$Gender, data$RedeemVoucher)
# m <- chisq.test(data$Gender, data$CombinedLoyltyApp)
# 
# gender <- rbind(a, b, c, d, e, f, g, h, i , j, k, l, m)
# 
# 
# a <- chisq.test(data$Age, data$Gender)
# b <- chisq.test(data$Age, data$Age)
# c <- chisq.test(data$Age, data$Occupation)
# d <- chisq.test(data$Age, data$RelationshipStatus)
# e <- chisq.test(data$Age, data$Income)
# f <- chisq.test(data$Age, data$EatingOutside)
# g <- chisq.test(data$Age, data$EatingInSameRestaurant)
# h <- chisq.test(data$Age, data$UseLoyaltyApps)
# i <- chisq.test(data$Age, data$FreqUsageOfLoyaltyApps)
# j <- chisq.test(data$Age, data$AreYouLoyalCustomer)
# k <- chisq.test(data$Age, data$AppSuggestion)
# l <- chisq.test(data$Age, data$RedeemVoucher)
# m <- chisq.test(data$Age, data$CombinedLoyltyApp)
# 
# age <- rbind(a, b, c, d, e, f, g, h, i , j, k, l, m)
# 
# a <- chisq.test(data$Occupation, data$Gender)
# b <- chisq.test(data$Occupation, data$Age)
# c <- chisq.test(data$Occupation, data$Occupation)
# d <- chisq.test(data$Occupation, data$RelationshipStatus)
# e <- chisq.test(data$Occupation, data$Income)
# f <- chisq.test(data$Occupation, data$EatingOutside)
# g <- chisq.test(data$Occupation, data$EatingInSameRestaurant)
# h <- chisq.test(data$Occupation, data$UseLoyaltyApps)
# i <- chisq.test(data$Occupation, data$FreqUsageOfLoyaltyApps)
# j <- chisq.test(data$Occupation, data$AreYouLoyalCustomer)
# k <- chisq.test(data$Occupation, data$AppSuggestion)
# l <- chisq.test(data$Occupation, data$RedeemVoucher)
# m <- chisq.test(data$Occupation, data$CombinedLoyltyApp)
# 
# occupation <- rbind(a, b, c, d, e, f, g, h, i , j, k, l, m)
# 
# a <- chisq.test(data$RelationshipStatus, data$Gender)
# b <- chisq.test(data$RelationshipStatus, data$Age)
# c <- chisq.test(data$RelationshipStatus, data$Occupation)
# d <- chisq.test(data$RelationshipStatus, data$RelationshipStatus)
# e <- chisq.test(data$RelationshipStatus, data$Income)
# f <- chisq.test(data$RelationshipStatus, data$EatingOutside)
# g <- chisq.test(data$RelationshipStatus, data$EatingInSameRestaurant)
# h <- chisq.test(data$RelationshipStatus, data$UseLoyaltyApps)
# i <- chisq.test(data$RelationshipStatus, data$FreqUsageOfLoyaltyApps)
# j <- chisq.test(data$RelationshipStatus, data$AreYouLoyalCustomer)
# k <- chisq.test(data$RelationshipStatus, data$AppSuggestion)
# l <- chisq.test(data$RelationshipStatus, data$RedeemVoucher)
# m <- chisq.test(data$RelationshipStatus, data$CombinedLoyltyApp)
# 
# relationshipStatus <- rbind(a, b, c, d, e, f, g, h, i , j, k, l, m)
# 
# 
# a <- chisq.test(data$Income, data$Gender)
# b <- chisq.test(data$Income, data$Age)
# c <- chisq.test(data$Income, data$Occupation)
# d <- chisq.test(data$Income, data$RelationshipStatus)
# e <- chisq.test(data$Income, data$Income)
# f <- chisq.test(data$Income, data$EatingOutside)
# g <- chisq.test(data$Income, data$EatingInSameRestaurant)
# h <- chisq.test(data$Income, data$UseLoyaltyApps)
# i <- chisq.test(data$Income, data$FreqUsageOfLoyaltyApps)
# j <- chisq.test(data$Income, data$AreYouLoyalCustomer)
# k <- chisq.test(data$Income, data$AppSuggestion)
# l <- chisq.test(data$Income, data$RedeemVoucher)
# m <- chisq.test(data$Income, data$CombinedLoyltyApp)
# 
# income <- rbind(a, b, c, d, e, f, g, h, i , j, k, l, m)
# 
# 
# a <- chisq.test(data$EatingOutside, data$Gender)
# b <- chisq.test(data$EatingOutside, data$Age)
# c <- chisq.test(data$EatingOutside, data$Occupation)
# d <- chisq.test(data$EatingOutside, data$RelationshipStatus)
# e <- chisq.test(data$EatingOutside, data$Income)
# f <- chisq.test(data$EatingOutside, data$EatingOutside)
# g <- chisq.test(data$EatingOutside, data$EatingInSameRestaurant)
# h <- chisq.test(data$EatingOutside, data$UseLoyaltyApps)
# i <- chisq.test(data$EatingOutside, data$FreqUsageOfLoyaltyApps)
# j <- chisq.test(data$EatingOutside, data$AreYouLoyalCustomer)
# k <- chisq.test(data$EatingOutside, data$AppSuggestion)
# l <- chisq.test(data$EatingOutside, data$RedeemVoucher)
# m <- chisq.test(data$EatingOutside, data$CombinedLoyltyApp)
# 
# eatingOutside <- rbind(a, b, c, d, e, f, g, h, i , j, k, l, m)
# 
# 
# a <- chisq.test(data$EatingInSameRestaurant, data$Gender)
# b <- chisq.test(data$EatingInSameRestaurant, data$Age)
# c <- chisq.test(data$EatingInSameRestaurant, data$Occupation)
# d <- chisq.test(data$EatingInSameRestaurant, data$RelationshipStatus)
# e <- chisq.test(data$EatingInSameRestaurant, data$Income)
# f <- chisq.test(data$EatingInSameRestaurant, data$EatingOutside)
# g <- chisq.test(data$EatingInSameRestaurant, data$EatingInSameRestaurant)
# h <- chisq.test(data$EatingInSameRestaurant, data$UseLoyaltyApps)
# i <- chisq.test(data$EatingInSameRestaurant, data$FreqUsageOfLoyaltyApps)
# j <- chisq.test(data$EatingInSameRestaurant, data$AreYouLoyalCustomer)
# k <- chisq.test(data$EatingInSameRestaurant, data$AppSuggestion)
# l <- chisq.test(data$EatingInSameRestaurant, data$RedeemVoucher)
# m <- chisq.test(data$EatingInSameRestaurant, data$CombinedLoyltyApp)
# 
# eatingInSameRestaurant <- rbind(a, b, c, d, e, f, g, h, i , j, k, l, m)
# 
# 
# 
# a <- chisq.test(data$UseLoyaltyApps, data$Gender)
# b <- chisq.test(data$UseLoyaltyApps, data$Age)
# c <- chisq.test(data$UseLoyaltyApps, data$Occupation)
# d <- chisq.test(data$UseLoyaltyApps, data$RelationshipStatus)
# e <- chisq.test(data$UseLoyaltyApps, data$Income)
# f <- chisq.test(data$UseLoyaltyApps, data$EatingOutside)
# g <- chisq.test(data$UseLoyaltyApps, data$EatingInSameRestaurant)
# h <- chisq.test(data$UseLoyaltyApps, data$UseLoyaltyApps)
# i <- chisq.test(data$UseLoyaltyApps, data$FreqUsageOfLoyaltyApps)
# j <- chisq.test(data$UseLoyaltyApps, data$AreYouLoyalCustomer)
# k <- chisq.test(data$UseLoyaltyApps, data$AppSuggestion)
# l <- chisq.test(data$UseLoyaltyApps, data$RedeemVoucher)
# m <- chisq.test(data$UseLoyaltyApps, data$CombinedLoyltyApp)
# 
# useLoyaltyApps <- rbind(a, b, c, d, e, f, g, h, i , j, k, l, m)
# 
# a <- chisq.test(data$FreqUsageOfLoyaltyApps, data$Gender)
# b <- chisq.test(data$FreqUsageOfLoyaltyApps, data$Age)
# c <- chisq.test(data$FreqUsageOfLoyaltyApps, data$Occupation)
# d <- chisq.test(data$FreqUsageOfLoyaltyApps, data$RelationshipStatus)
# e <- chisq.test(data$FreqUsageOfLoyaltyApps, data$Income)
# f <- chisq.test(data$FreqUsageOfLoyaltyApps, data$EatingOutside)
# g <- chisq.test(data$FreqUsageOfLoyaltyApps, data$EatingInSameRestaurant)
# h <- chisq.test(data$FreqUsageOfLoyaltyApps, data$UseLoyaltyApps)
# i <- chisq.test(data$FreqUsageOfLoyaltyApps, data$FreqUsageOfLoyaltyApps)
# j <- chisq.test(data$FreqUsageOfLoyaltyApps, data$AreYouLoyalCustomer)
# k <- chisq.test(data$FreqUsageOfLoyaltyApps, data$AppSuggestion)
# l <- chisq.test(data$FreqUsageOfLoyaltyApps, data$RedeemVoucher)
# m <- chisq.test(data$FreqUsageOfLoyaltyApps, data$CombinedLoyltyApp)
# 
# freqUsageOfLoyaltyApps <- rbind(a, b, c, d, e, f, g, h, i , j, k, l, m)
# 
# 
# a <- chisq.test(data$AreYouLoyalCustomer, data$Gender)
# b <- chisq.test(data$AreYouLoyalCustomer, data$Age)
# c <- chisq.test(data$AreYouLoyalCustomer, data$Occupation)
# d <- chisq.test(data$AreYouLoyalCustomer, data$RelationshipStatus)
# e <- chisq.test(data$AreYouLoyalCustomer, data$Income)
# f <- chisq.test(data$AreYouLoyalCustomer, data$EatingOutside)
# g <- chisq.test(data$AreYouLoyalCustomer, data$EatingInSameRestaurant)
# h <- chisq.test(data$AreYouLoyalCustomer, data$UseLoyaltyApps)
# i <- chisq.test(data$AreYouLoyalCustomer, data$FreqUsageOfLoyaltyApps)
# j <- chisq.test(data$AreYouLoyalCustomer, data$AreYouLoyalCustomer)
# k <- chisq.test(data$AreYouLoyalCustomer, data$AppSuggestion)
# l <- chisq.test(data$AreYouLoyalCustomer, data$RedeemVoucher)
# m <- chisq.test(data$AreYouLoyalCustomer, data$CombinedLoyltyApp)
# 
# areYouLoyalCustomer <- rbind(a, b, c, d, e, f, g, h, i , j, k, l, m)
# 
# a <- chisq.test(data$AppSuggestion, data$Gender)
# b <- chisq.test(data$AppSuggestion, data$Age)
# c <- chisq.test(data$AppSuggestion, data$Occupation)
# d <- chisq.test(data$AppSuggestion, data$RelationshipStatus)
# e <- chisq.test(data$AppSuggestion, data$Income)
# f <- chisq.test(data$AppSuggestion, data$EatingOutside)
# g <- chisq.test(data$AppSuggestion, data$EatingInSameRestaurant)
# h <- chisq.test(data$AppSuggestion, data$UseLoyaltyApps)
# i <- chisq.test(data$AppSuggestion, data$FreqUsageOfLoyaltyApps)
# j <- chisq.test(data$AppSuggestion, data$AreYouLoyalCustomer)
# k <- chisq.test(data$AppSuggestion, data$AppSuggestion)
# l <- chisq.test(data$AppSuggestion, data$RedeemVoucher)
# m <- chisq.test(data$AppSuggestion, data$CombinedLoyltyApp)
# 
# appSuggestion <- rbind(a, b, c, d, e, f, g, h, i , j, k, l, m)
# 
# a <- chisq.test(data$RedeemVoucher, data$Gender)
# b <- chisq.test(data$RedeemVoucher, data$Age)
# c <- chisq.test(data$RedeemVoucher, data$Occupation)
# d <- chisq.test(data$RedeemVoucher, data$RelationshipStatus)
# e <- chisq.test(data$RedeemVoucher, data$Income)
# f <- chisq.test(data$RedeemVoucher, data$EatingOutside)
# g <- chisq.test(data$RedeemVoucher, data$EatingInSameRestaurant)
# h <- chisq.test(data$RedeemVoucher, data$UseLoyaltyApps)
# i <- chisq.test(data$RedeemVoucher, data$FreqUsageOfLoyaltyApps)
# j <- chisq.test(data$RedeemVoucher, data$AreYouLoyalCustomer)
# k <- chisq.test(data$RedeemVoucher, data$AppSuggestion)
# l <- chisq.test(data$RedeemVoucher, data$RedeemVoucher)
# m <- chisq.test(data$RedeemVoucher, data$CombinedLoyltyApp)
# 
# redeemVoucher <- rbind(a, b, c, d, e, f, g, h, i , j, k, l, m)
# 
# a <- chisq.test(data$CombinedLoyltyApp, data$Gender)
# b <- chisq.test(data$CombinedLoyltyApp, data$Age)
# c <- chisq.test(data$CombinedLoyltyApp, data$Occupation)
# d <- chisq.test(data$CombinedLoyltyApp, data$RelationshipStatus)
# e <- chisq.test(data$CombinedLoyltyApp, data$Income)
# f <- chisq.test(data$CombinedLoyltyApp, data$EatingOutside)
# g <- chisq.test(data$CombinedLoyltyApp, data$EatingInSameRestaurant)
# h <- chisq.test(data$CombinedLoyltyApp, data$UseLoyaltyApps)
# i <- chisq.test(data$CombinedLoyltyApp, data$FreqUsageOfLoyaltyApps)
# j <- chisq.test(data$CombinedLoyltyApp, data$AreYouLoyalCustomer)
# k <- chisq.test(data$CombinedLoyltyApp, data$AppSuggestion)
# l <- chisq.test(data$CombinedLoyltyApp, data$RedeemVoucher)
# m <- chisq.test(data$CombinedLoyltyApp, data$CombinedLoyltyApp)
# 
# combinedLoyltyApp <- rbind(a, b, c, d, e, f, g, h, i , j, k, l, m)
# 
# 
# chitestindividual <- rbind(gender, age, occupation, relationshipStatus, income, eatingOutside, eatingInSameRestaurant, useLoyaltyApps, freqUsageOfLoyaltyApps, areYouLoyalCustomer, appSuggestion, redeemVoucher, combinedLoyltyApp)
# 
# write.csv(chitestindividual, "test.csv")
## ---- chunk 6
corrmatrixdata <- read_csv("CoorelationMatrix.csv")

corrmatrixdf <- as.data.frame(corrmatrixdata)

selecteddf <- corrmatrixdf %>% 
  pivot_longer(-Matrix)

selecteddf$Matrix <- factor(selecteddf$Matrix, 
                         levels = c("Gender", "Age", "Occupation", 
                                    "RelationshipStatus", "Income",
                                    "EatingOutside", "EatingInSameRestaurant",
                                    "UseLoyaltyApps", "FreqUsageOfLoyaltyApps",
                                    "AreYouLoyalCustomer", "AppSuggestion",
                                    "RedeemVoucher", "CombinedLoyltyApp"))
selecteddf$name <- factor(selecteddf$name, 
                         levels =  c("Gender", "Age", "Occupation",
                                     "RelationshipStatus", "Income",
                                     "EatingOutside", "EatingInSameRestaurant",
                                    "UseLoyaltyApps", "FreqUsageOfLoyaltyApps",
                                    "AreYouLoyalCustomer", "AppSuggestion",
                                    "RedeemVoucher","CombinedLoyltyApp"))

ggplot(selecteddf, aes(x = Matrix, y = name, fill = value)) + 
  geom_tile(aes(fill = value)) + 
  geom_text(aes(label = round(value, 3)), size = 6, fontface = "bold") + 
  scale_fill_gradient(low = "green", high = "red") +
  labs(x = "", y = "") +
  theme(panel.grid.major = element_line(size = 0.5, color = "grey"),
        plot.title = element_text(hjust = 0.5),
        axis.line = element_line(size = 0.7, color = "black"),
        text = element_text(size = 28), 
        axis.text = element_text(angle=0, vjust=0.5, size=16, face = "bold"), 
        axis.text.x = element_text(angle = 45, hjust = 1), 
        plot.subtitle=element_text(size=18, hjust=0.5, color="black")) 


ggsave(filename = "Figures/Correlation_Matrix.jpg", width = 40, height = 40, units = "cm", dpi = 600)
